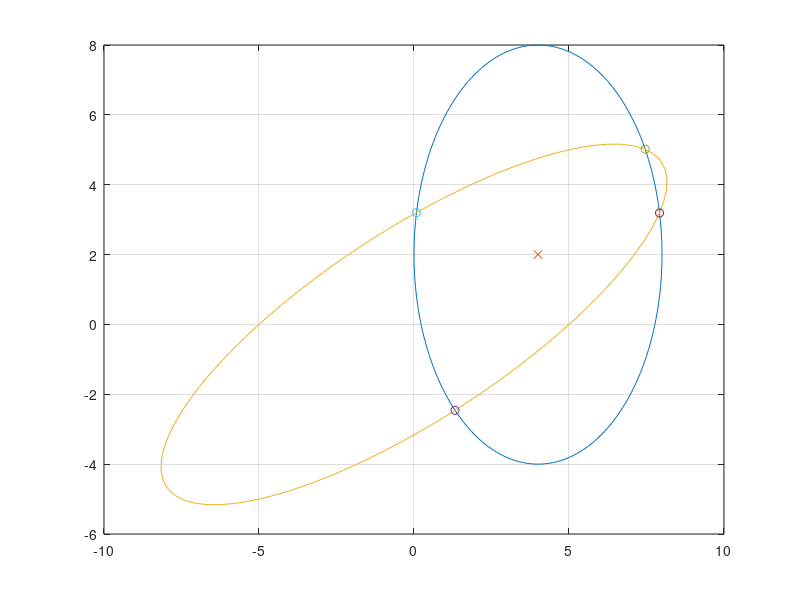

Source code (MATLAB):
%authors Ivan Liljeqvist and Filip Martinsson


%NORMAL ELLIPSE
x_step =-pi:pi/100:pi;
a=4;b=6; %radius
xc=4;yc=2; %center

%build and plot the grpah
sin_part=yc+b*sin(x_step);
cos_part=xc+a*cos(x_step); 

plot(cos_part,sin_part,xc,yc,'x')

%make grid
grid;
hold on
% We started with x^2+y^2-xy = 10. Make it polar:
y = sqrt(10./((0.4.*cos(x_step).^2)+(sin(x_step).^2)-(cos(x_step).*sin(x_step))));
%take polar and draw it
polar(x_step,y)

starting_values=[-4 -4; 7 7; -4 4; 7 2];

for i=1:4
    start_x = [starting_values(i,1) starting_values(i,2)]'; 
   
    counter=0;
    x = start_x; 
    
    dx = [1 1]';
    error=1e-6;
    
    Xs=[];
    Ys=[];
    Dxs=[]
    Dys=[]
    
    while norm(dx)>error & counter<30
        
    functions = [0.4*x(1).^2+x(2).^2-x(1).*x(2)-10
        (((x(1)-4).^2)/a.^2) + (((x(2)-2).^2)/b.^2)-1];
    jacobian = [0.8*x(1)-x(2) 2*x(2)-x(1) 
        2*((x(1)-4)/a.^2) 2*((x(2)-2)/b.^2)];
    
        counter=counter+1;
        
        dx = -jacobian\functions;
        x=x+dx;
        
        Xs(counter,1)=x(1);
        Ys(counter,1)=x(2);
        Dxs(counter,1)=dx(1);
        Dys(counter,1)=dx(2);
        
    end
    
    %plot the coordinates we've found
    plot(x(1),x(2),'o')
    

end



